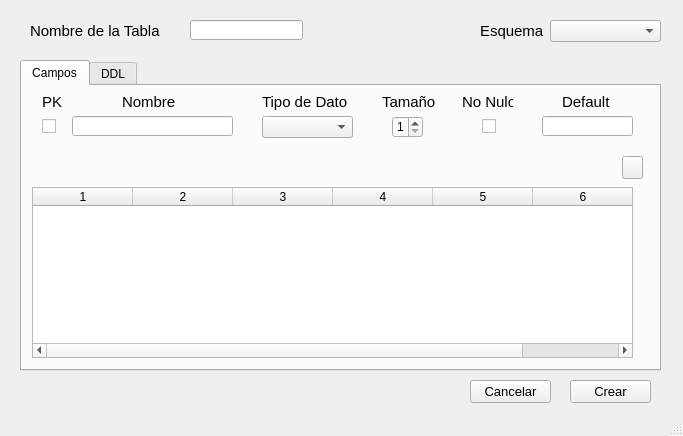
<?xml version="1.0" encoding="UTF-8"?>
<ui version="4.0">
 <class>NewTable</class>
 <widget class="QMainWindow" name="NewTable">
  <property name="geometry">
   <rect>
    <x>0</x>
    <y>0</y>
    <width>683</width>
    <height>436</height>
   </rect>
  </property>
  <property name="windowTitle">
   <string>Nueva Tabla</string>
  </property>
  <widget class="QWidget" name="centralwidget">
   <widget class="QLabel" name="label_8">
    <property name="geometry">
     <rect>
      <x>30</x>
      <y>15</y>
      <width>141</width>
      <height>31</height>
     </rect>
    </property>
    <property name="font">
     <font>
      <pointsize>11</pointsize>
     </font>
    </property>
    <property name="text">
     <string>Nombre de la Tabla</string>
    </property>
   </widget>
   <widget class="QLineEdit" name="lineEdit_2">
    <property name="geometry">
     <rect>
      <x>190</x>
      <y>20</y>
      <width>113</width>
      <height>20</height>
     </rect>
    </property>
   </widget>
   <widget class="QComboBox" name="comboBox_2">
    <property name="geometry">
     <rect>
      <x>550</x>
      <y>20</y>
      <width>111</width>
      <height>22</height>
     </rect>
    </property>
   </widget>
   <widget class="QLabel" name="label_9">
    <property name="geometry">
     <rect>
      <x>480</x>
      <y>15</y>
      <width>71</width>
      <height>31</height>
     </rect>
    </property>
    <property name="font">
     <font>
      <pointsize>11</pointsize>
     </font>
    </property>
    <property name="text">
     <string>Esquema</string>
    </property>
   </widget>
   <widget class="QTabWidget" name="tabWidget">
    <property name="geometry">
     <rect>
      <x>20</x>
      <y>60</y>
      <width>641</width>
      <height>311</height>
     </rect>
    </property>
    <property name="currentIndex">
     <number>0</number>
    </property>
    <widget class="QWidget" name="tab">
     <attribute name="title">
      <string>Campos</string>
     </attribute>
     <widget class="QLabel" name="label_10">
      <property name="geometry">
       <rect>
        <x>20</x>
        <y>0</y>
        <width>21</width>
        <height>31</height>
       </rect>
      </property>
      <property name="font">
       <font>
        <pointsize>11</pointsize>
       </font>
      </property>
      <property name="text">
       <string>PK</string>
      </property>
     </widget>
     <widget class="QCheckBox" name="ckbPK">
      <property name="geometry">
       <rect>
        <x>20</x>
        <y>30</y>
        <width>16</width>
        <height>20</height>
       </rect>
      </property>
      <property name="text">
       <string/>
      </property>
     </widget>
     <widget class="QLabel" name="label_2">
      <property name="geometry">
       <rect>
        <x>100</x>
        <y>0</y>
        <width>61</width>
        <height>31</height>
       </rect>
      </property>
      <property name="font">
       <font>
        <pointsize>11</pointsize>
       </font>
      </property>
      <property name="text">
       <string>Nombre</string>
      </property>
     </widget>
     <widget class="QLineEdit" name="txtNombre">
      <property name="geometry">
       <rect>
        <x>50</x>
        <y>30</y>
        <width>161</width>
        <height>20</height>
       </rect>
      </property>
     </widget>
     <widget class="QLabel" name="label_3">
      <property name="geometry">
       <rect>
        <x>240</x>
        <y>0</y>
        <width>91</width>
        <height>31</height>
       </rect>
      </property>
      <property name="font">
       <font>
        <pointsize>11</pointsize>
       </font>
      </property>
      <property name="text">
       <string>Tipo de Dato</string>
      </property>
     </widget>
     <widget class="QComboBox" name="cbTipoDato">
      <property name="geometry">
       <rect>
        <x>240</x>
        <y>30</y>
        <width>91</width>
        <height>22</height>
       </rect>
      </property>
     </widget>
     <widget class="QLabel" name="label_4">
      <property name="geometry">
       <rect>
        <x>360</x>
        <y>0</y>
        <width>61</width>
        <height>31</height>
       </rect>
      </property>
      <property name="font">
       <font>
        <pointsize>11</pointsize>
       </font>
      </property>
      <property name="text">
       <string>Tamaño</string>
      </property>
     </widget>
     <widget class="QSpinBox" name="spTamano">
      <property name="geometry">
       <rect>
        <x>370</x>
        <y>30</y>
        <width>31</width>
        <height>22</height>
       </rect>
      </property>
      <property name="minimum">
       <number>1</number>
      </property>
     </widget>
     <widget class="QLabel" name="label_5">
      <property name="geometry">
       <rect>
        <x>440</x>
        <y>0</y>
        <width>51</width>
        <height>31</height>
       </rect>
      </property>
      <property name="font">
       <font>
        <pointsize>11</pointsize>
       </font>
      </property>
      <property name="text">
       <string>No Nulo</string>
      </property>
     </widget>
     <widget class="QCheckBox" name="ckbNulo">
      <property name="geometry">
       <rect>
        <x>460</x>
        <y>30</y>
        <width>16</width>
        <height>20</height>
       </rect>
      </property>
      <property name="text">
       <string/>
      </property>
     </widget>
     <widget class="QLabel" name="label_6">
      <property name="geometry">
       <rect>
        <x>540</x>
        <y>0</y>
        <width>51</width>
        <height>31</height>
       </rect>
      </property>
      <property name="font">
       <font>
        <pointsize>11</pointsize>
       </font>
      </property>
      <property name="text">
       <string>Default</string>
      </property>
     </widget>
     <widget class="QLineEdit" name="txtDefault">
      <property name="geometry">
       <rect>
        <x>520</x>
        <y>30</y>
        <width>91</width>
        <height>20</height>
       </rect>
      </property>
     </widget>
     <widget class="QPushButton" name="pushButton_4">
      <property name="geometry">
       <rect>
        <x>600</x>
        <y>70</y>
        <width>21</width>
        <height>23</height>
       </rect>
      </property>
      <property name="font">
       <font>
        <pointsize>10</pointsize>
       </font>
      </property>
      <property name="text">
       <string/>
      </property>
      <property name="icon">
       <iconset>
        <normaloff>246221.png</normaloff>246221.png</iconset>
      </property>
     </widget>
     <widget class="QTableWidget" name="tableWidget">
      <property name="geometry">
       <rect>
        <x>10</x>
        <y>101</y>
        <width>601</width>
        <height>171</height>
       </rect>
      </property>
      <property name="rowCount">
       <number>0</number>
      </property>
      <property name="columnCount">
       <number>6</number>
      </property>
      <column/>
      <column/>
      <column/>
      <column/>
      <column/>
      <column/>
     </widget>
    </widget>
    <widget class="QWidget" name="tab_2">
     <attribute name="title">
      <string>DDL</string>
     </attribute>
     <widget class="QTextEdit" name="textEdit">
      <property name="geometry">
       <rect>
        <x>10</x>
        <y>10</y>
        <width>611</width>
        <height>261</height>
       </rect>
      </property>
     </widget>
    </widget>
   </widget>
   <widget class="QPushButton" name="pushButton_5">
    <property name="geometry">
     <rect>
      <x>570</x>
      <y>380</y>
      <width>81</width>
      <height>23</height>
     </rect>
    </property>
    <property name="font">
     <font>
      <pointsize>10</pointsize>
     </font>
    </property>
    <property name="text">
     <string>Crear</string>
    </property>
   </widget>
   <widget class="QPushButton" name="pushButton_6">
    <property name="geometry">
     <rect>
      <x>470</x>
      <y>380</y>
      <width>81</width>
      <height>23</height>
     </rect>
    </property>
    <property name="font">
     <font>
      <pointsize>10</pointsize>
     </font>
    </property>
    <property name="text">
     <string>Cancelar</string>
    </property>
   </widget>
  </widget>
  <widget class="QStatusBar" name="statusbar"/>
 </widget>
 <resources/>
 <connections/>
</ui>
